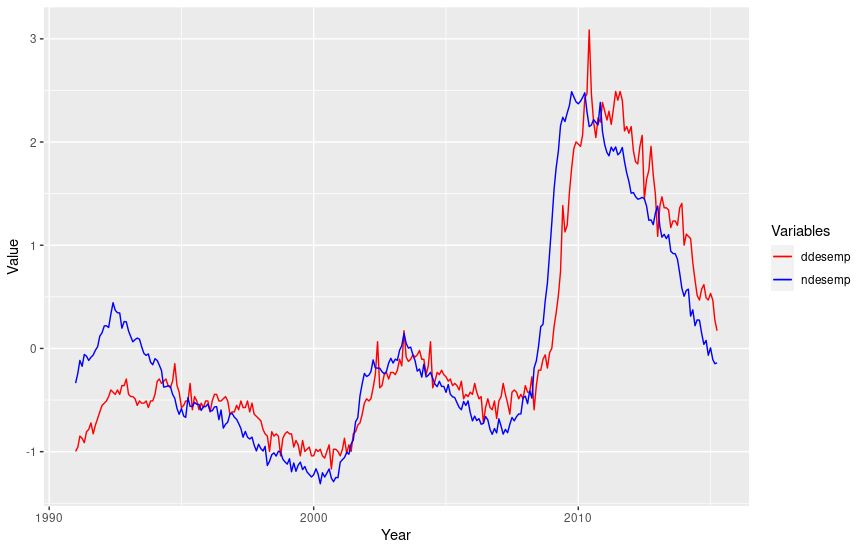

Source code (R):
library(ggplot2)
library(readxl)
econ <-read_excel( "/home/goncaloevaristo/Documents/PE/Projeto/econ.xlsx")
filtro <- subset(econ, tempo > "1990-12-01")
ddesemp <- filtro$ddesemp
ndesemp <- filtro$ndesemp
t <- filtro$tempo
y1 <- (ddesemp- mean(ddesemp))/sd(ddesemp)
y2 <- (ndesemp-mean(ndesemp))/sd(ndesemp)
dados <- data.frame(tempo = t)
meu_plot <- ggplot(data = dados, aes(x = tempo))
meu_plot + geom_line(aes(y = y1, color = "ddesemp")) + 
  geom_line(aes(y = y2, color = "ndesemp")) +
  labs(x = "Year", y = "Value", color = "Variables") +
  scale_color_manual(values = c("ddesemp" = "red", "ndesemp" = "blue"))
